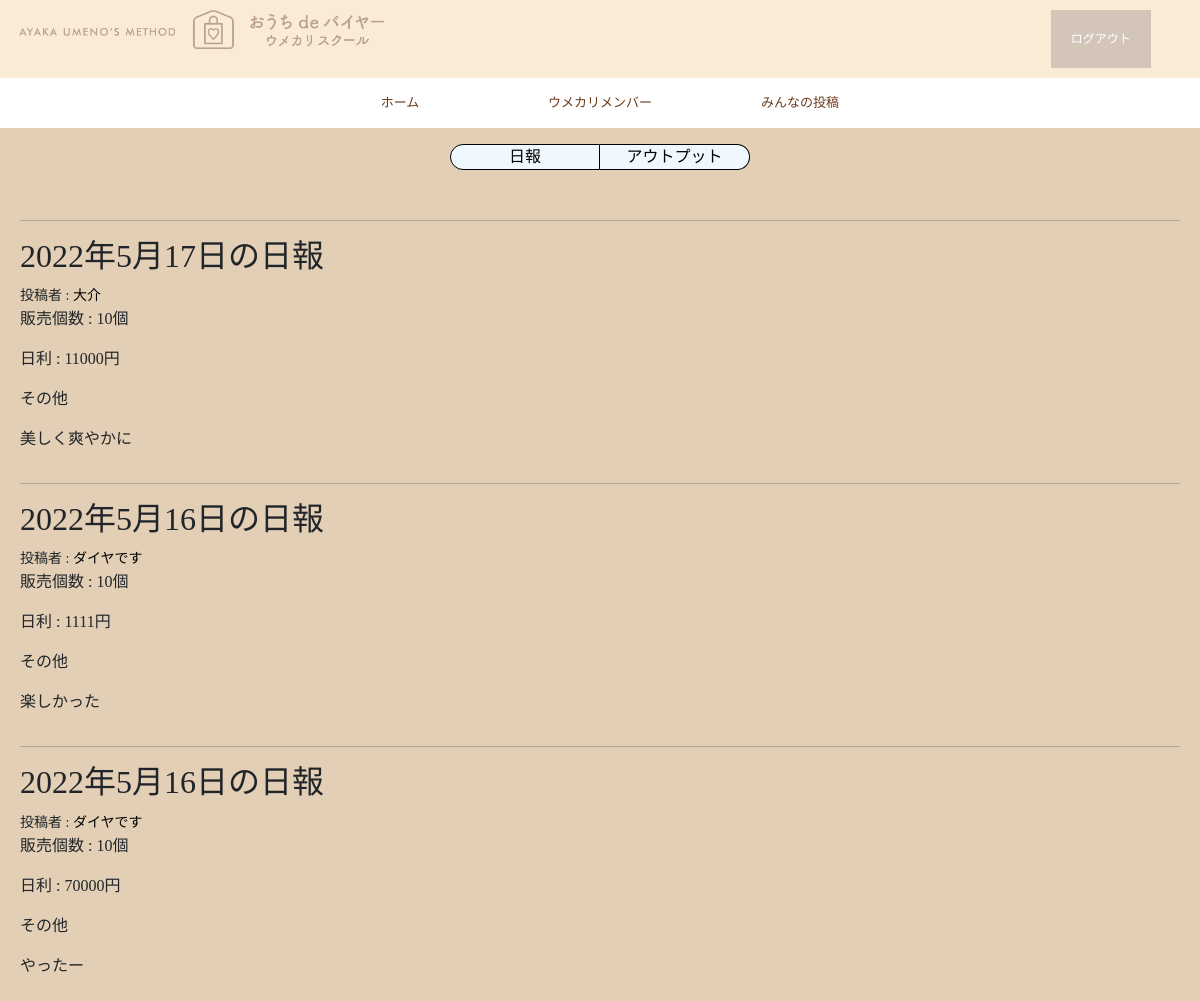
The app's page /nippou/ (signed in) with its own data.
### base/models/nippou.py (models this page shows, shortened)
class Nippou(models.Model):
    user = models.ForeignKey(
        get_user_model(),
        on_delete=models.CASCADE,
    )
    sales = models.PositiveIntegerField(
        verbose_name='販売個数',
        default=0,
    )
    revenue = models.PositiveBigIntegerField(
        verbose_name='利益',
        default=0,
    )
    plan = models.TextField(
        verbose_name='その他',
        default='',
        null=True,
        blank=True,
    )
    date = models.DateField(
        verbose_name = '対象日'
    )

### base/models/user.py (models this page shows, shortened)
class User(AbstractBaseUser):
    email = models.EmailField(
        verbose_name='メールアドレス',
        max_length=255,
        unique=True,
    )
    username = models.CharField(
        verbose_name='名前',
        default='匿名',
        max_length=100,
    )
    is_active = models.BooleanField(
        verbose_name='状況',
        default=True)
    is_admin = models.BooleanField(default=False)
    date_joined = models.DateField(
        verbose_name="入会日",
        null=True,
        blank=True,
    )
    teacher = models.ForeignKey(
        'self',
        on_delete=models.SET_NULL,
        related_name="student",
        null=True,
        blank=True,
    )
    objects = UserManager()
    USERNAME_FIELD = 'email'
    REQUIRED_FIELDS = []

### base/models/profile.py (models this page shows)
class Profile(models.Model):
    user = models.OneToOneField(
        get_user_model(),
        unique=True,
        on_delete=models.CASCADE,
        primary_key=True,
    )
    name = models.CharField(
        default='ウメカリメンバー',
        max_length=30,
    )
    icon = models.ImageField(
        verbose_name='アイコン',
        null=True,
        blank=True,
    )
    introduction = models.TextField(
        verbose_name='自己紹介',
        null=True,
        blank=True,
    )
    target = models.PositiveIntegerField(
        verbose_name='目標金額',
        default=0,
    )
    dream = models.ImageField(
        verbose_name='ビジョンボード',
        null=True,
        blank=True,
    )

### base/views/nippou_views.py (the view)
# urls.py: path('nippou/', NippouListView.as_view(), name='nippou-list'),
class NippouListView(LoginRequiredMixin, ListView):
    model = Nippou
    template_name = 'base/nippou.html'
    def get_queryset(self):
        object_list = super().get_queryset()
        return object_list.order_by('-date')

### base/context_processors.py (called while the page is built)
def common(request):
    context = {
        'tags': OutputTagModel.objects.all()
    }
    return context

### templates/base/nippou_list.html
{% extends 'base.html' %}
{% block content %}
<div class="switch-btn-container">
    <a href="{% url 'base:nippou-list' %}">
        <div id="nippou-btn" class="switch-btn">日報</div>
    </a>
    <a href="{% url 'base:output-list' %}">
        <div id="output-btn" class="switch-btn">アウトプット</div>
    </a>
</div>
<div class='nippou-list'>
    {% for nippou in object_list %}
    <hr>
    <table>
        <h2>{{nippou.date}}の日報</h2>
        <small>投稿者 : <a href="{% url 'base:profile-detail' nippou.user.pk %}">{{ nippou.user.profile.name }}</a></small>
        <p>販売個数 : {{nippou.sales}}個</p>
        <p>日利 : {{nippou.revenue}}円</p>
        <p>その他</p>
        <p>{{nippou.plan}}</p>
    </table>
    {% endfor %}
</div>
{% endblock %}

### static/base/css/base.css (style rules this page uses)
body { font-family: 'ピラギノ角ゴ'; background-color: #e2cfb5; }
a { text-decoration: none; color: black; }

### static/base/css/nippou-list.css (style rules this page uses)
.switch-btn-container { margin: 0 auto 40px auto; width: max-content; }
.switch-btn { width: 150px; float: left; padding: 0 10px 0 10px; margin-bottom: 20px; text-align: center; }
#nippou-btn { border-bottom-left-radius: 20px; border-top-left-radius: 20px; border: 1px solid black; background-color: aliceblue; }
#output-btn { border-bottom-right-radius: 20px; border-top-right-radius: 20px; border: 1px solid black; border-left: hidden; background-color: aliceblue; }
.nippou-list { position: absolute; padding: 20px; left: 0; right: 0; margin: auto; }

### records on screen
Nippou: date "2022年5月17日", user.profile.name "大介", sales "10", revenue "11000", plan "美しく爽やかに"
Nippou: date "2022年5月16日", user.profile.name "ダイヤです", sales "10", revenue "1111", plan "楽しかった"
Nippou: date "2022年5月16日", user.profile.name "ダイヤです", sales "10", revenue "70000", plan "やったー"
